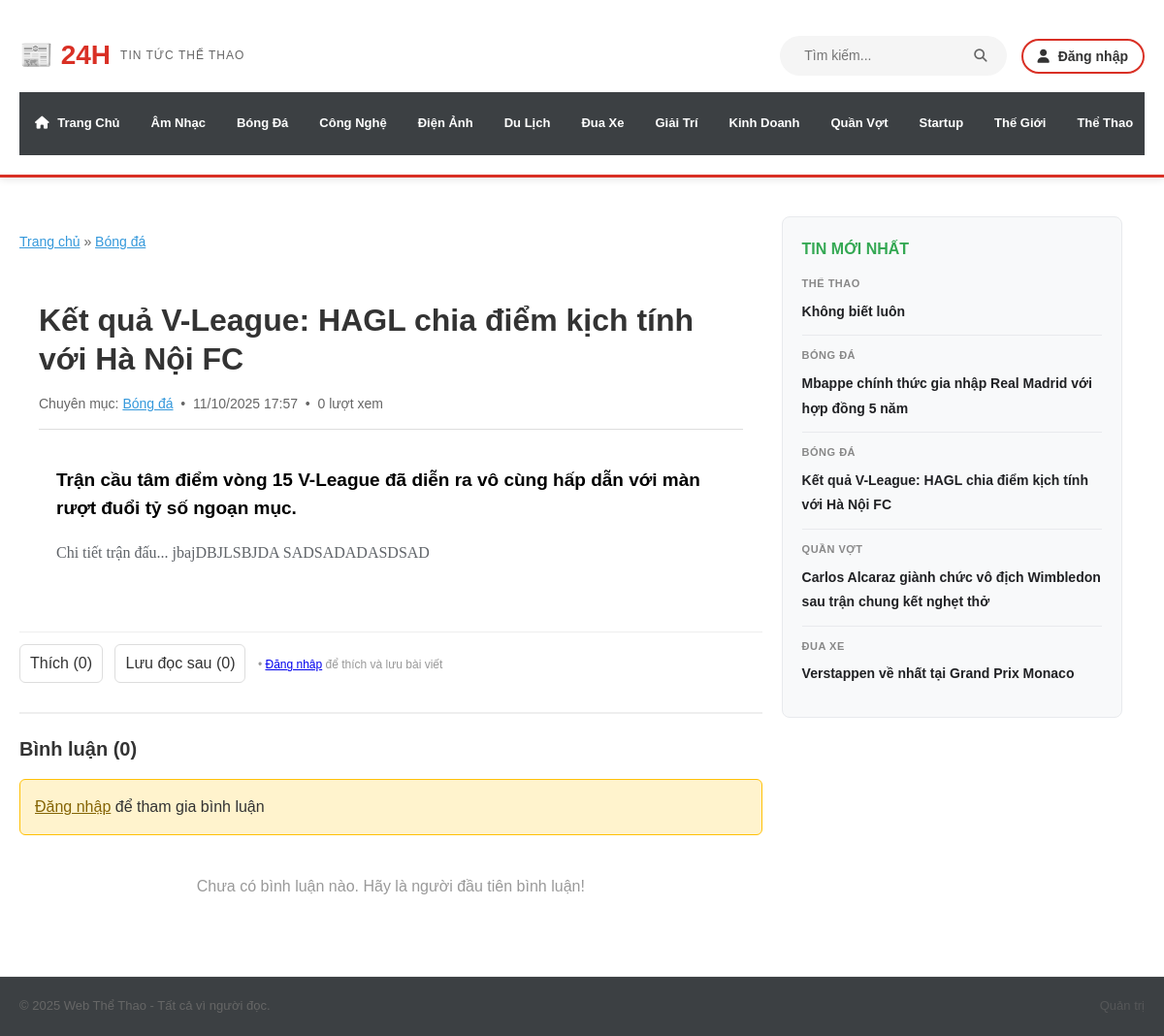
Screenshot of /article.php?slug=ket-qua-vleague-hagl-hanoi with the database file from the repository.
### tables this page shows
CREATE TABLE `categories` (
  `category_id` int(11) NOT NULL AUTO_INCREMENT PRIMARY KEY,
  `name` varchar(100) NOT NULL,
  `slug` varchar(120) UNIQUE NOT NULL,
  `parent_id` int(11) DEFAULT NULL
);

CREATE TABLE `articles` (
  `article_id` int(11) NOT NULL AUTO_INCREMENT PRIMARY KEY,
  `category_id` int(11) NOT NULL,
  `title` varchar(255) NOT NULL,
  `slug` varchar(255) UNIQUE NOT NULL,
  `summary` text,
  `content` text,
  `image_url` varchar(255) DEFAULT NULL,
  `author_id` int(11) DEFAULT NULL,
  `is_featured` tinyint(1) DEFAULT 0,
  `created_at` timestamp NULL DEFAULT CURRENT_TIMESTAMP
);

### article.php (the view, shortened to what the rows shown need)
<?php
require_once 'dbuser.php';
$db = new dbuser();
if (isset($_GET['slug'])) {
    $article_slug = $_GET['slug'];
} else {
    $article_slug = '';
}
$article = $db->layChiTietBaiVietTheoSlug($article_slug);
$article_id = $article['article_id'];
$luotXem = $db->demLuotXemBaiViet($article_id);
$danhMuc = $db->layTatCaChuyenMuc();
$tinSidebar = $db->layBaiVietMoiNhat(5);
?>
<!DOCTYPE html>
<html lang="vi">
<head>
    <link rel="stylesheet" href="style.css?v=<?php echo time(); ?>">
    <link rel="stylesheet" href="https://cdnjs.cloudflare.com/ajax/libs/font-awesome/6.5.2/css/all.min.css">
</head>
<body>
    <header class="site-header">
        <div class="container">
            <div class="header-content">
                <div class="header-top">
                    <div class="site-logo">
                        <a href="index.php">
                            <h1>📰 24H</h1>
                        </a>
                    </div>
                </div>
                <nav class="main-navigation">
                    <ul>
                        <?php foreach($danhMuc as $dm) { ?>
                        <li><a href="category.php?slug=<?php echo $dm['slug']; ?>"><?php echo $dm['name']; ?></a></li>
                        <?php } ?>
                    </ul>
                </nav>
            </div>
        </div>
    </header>
    <main>
    <div class="container content-area d-flex" style="padding-top: 20px;">
        <div class="main-column col-8 main-column-pad">
            <div class="breadcrumb">
                <a href="index.php">Trang chủ</a> &raquo;
                <a href="category.php?slug=<?php echo $article['category_slug']; ?>"><?php echo $article['category_name']; ?></a>
            </div>
            <article class="full-article">
                <div class="article-header">
                    <h1 class="article-title"><?php echo $article['title']; ?></h1>
                    <div class="article-meta-info d-flex justify-content-between align-items-center">
                        <span class="meta-left">
                            Chuyên mục: <a href="category.php?slug=<?php echo $article['category_slug']; ?>" style="color:#3498db;"><?php echo $article['category_name']; ?></a>
                            &nbsp;•&nbsp;
                            <span class="date-time"><?php echo date('d/m/Y H:i', strtotime($article['created_at'])); ?></span>
                            &nbsp;•&nbsp;
                            <span class="view-count"> <?php echo number_format($luotXem); ?> lượt xem</span>
                        </span>
                    </div>
                </div>
                <div class="article-content">
                    <?php if(!empty($article['summary'])) { ?>
                    <p style="font-weight: bold; color: #000; font-size: 19px; line-height: 1.5; margin-bottom: 20px;">
                        <?php echo $article['summary']; ?>
                    </p>
                    <?php } ?>
                    <div class="article-body">
                        <?php echo $article['content']; ?>
                    </div>
                </div>
            </article>
        </div>
        <aside class="sidebar-column col-4">
            <div class="latest-news-block">
                <header class="latest-news-tit">
                    <h2 class="fw-bold text-uppercase color-green-custom"> TIN MỚI NHẤT</h2>
                </header>
                <div class="latest-news-list">
                    <?php foreach($tinSidebar as $tin) { ?>
                    <div class="sidebar-article">
                        <h4 style="font-size: 11px; color: #888; text-transform: uppercase;">
                            <?php echo $tin['category_name']; ?>
                        </h4>
                        <p>
                            <a href="article.php?slug=<?php echo $tin['slug']; ?>" class="color-main hover-color-24h">
                                <?php echo $tin['title']; ?>
                            </a>
                        </p>
                    </div>
                    <?php } ?>
                </div>
            </div>
        </aside>
    </div>
    </main>
</body>
</html>

### rows the page displays
categories: name "Âm Nhạc"
categories: name "Bóng Đá", name "Bóng đá"
categories: name "Công Nghệ"
categories: name "Điện Ảnh"
categories: name "Du Lịch"
categories: name "Đua Xe"
categories: name "Giải Trí"
categories: name "Kinh Doanh"
categories: name "Quần Vợt"
categories: name "Startup"
categories: name "Thế Giới"
categories: name "Thể Thao"
articles: title "Kết quả V-League: HAGL chia điểm kịch tính với Hà Nội FC", created_at "11/10/2025 17:57", summary "Trận cầu tâm điểm vòng 15 V-League đã diễn ra vô cùng hấp dẫn với màn rượt đuổi tỷ số ngoạn mục.", content "Chi tiết trận đấu... jbajDBJLSBJDA SADSADADASDSAD", category.name "BÓNG ĐÁ"
articles: category.name "THỂ THAO", title "Không biết luôn"
articles: category.name "BÓNG ĐÁ", title "Mbappe chính thức gia nhập Real Madrid với hợp đồng 5 năm"
articles: category.name "QUẦN VỢT", title "Carlos Alcaraz giành chức vô địch Wimbledon sau trận chung kết nghẹt thở"
articles: category.name "ĐUA XE", title "Verstappen về nhất tại Grand Prix Monaco"

### other values shown
$luotXem "0"
$luotThich "0"
$luotLuu "0"
$soBinhLuan "0"
